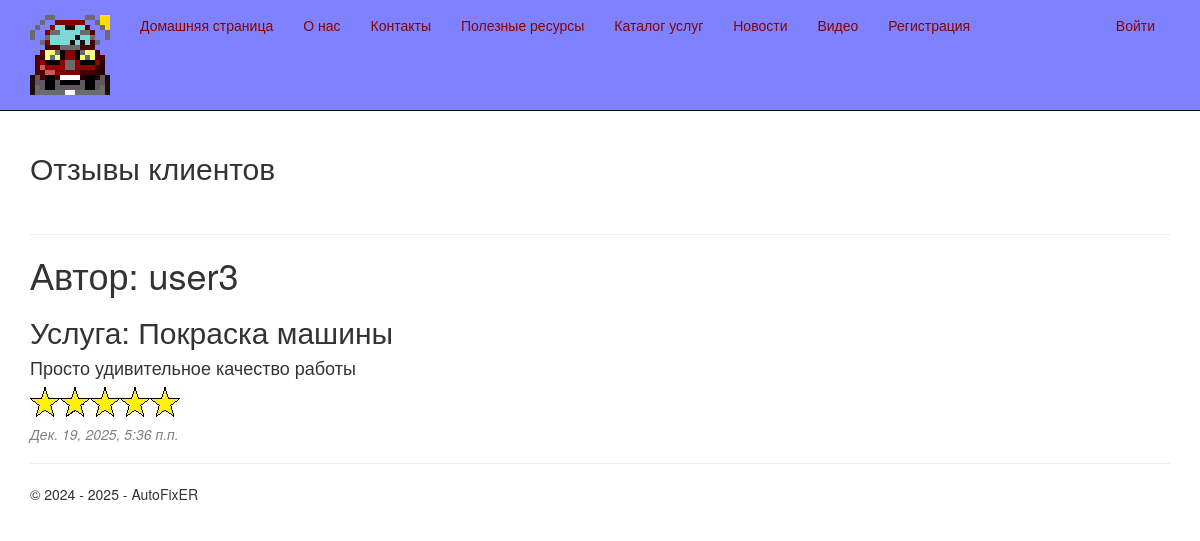
/review/, run on an earlier commit of the app's database.
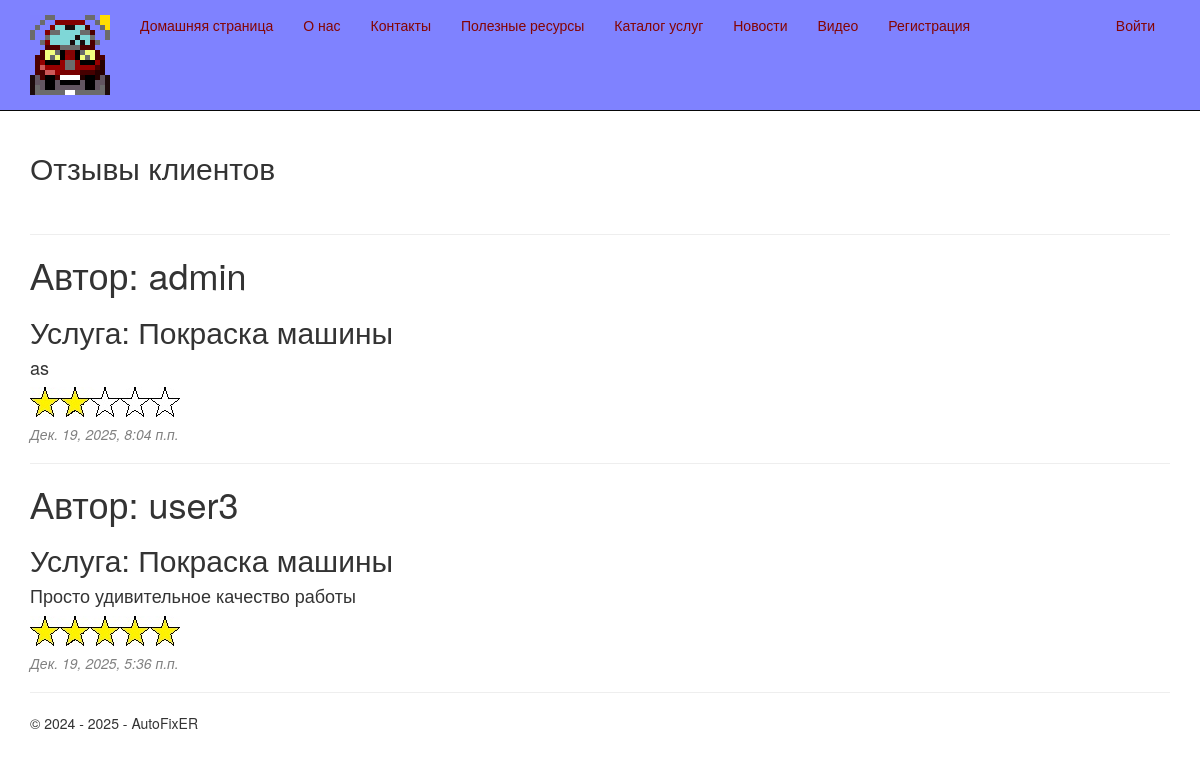
And on a later commit of the database.
### app/models.py (models this page shows, shortened)
class Review(models.Model):
    RATING_CHOICES = [
        (1, 'Плохо'),
        (2, 'Удовлетворительно'),
        (3, 'Нормально'),
        (4, 'Хорошо'),
        (5, 'Отлично'),
    ]
    service = models.ForeignKey(Service, null=True, blank=True, on_delete = models.SET_NULL, verbose_name = "Услуга")
    author = models.ForeignKey(User, null=True, blank=True, on_delete = models.SET_NULL, verbose_name = "Автор")
    rating = models.PositiveSmallIntegerField(choices=RATING_CHOICES, default=3, verbose_name = "Оценка")
    comment = models.TextField(blank=True, null=True, verbose_name = "Комментарий")
    created = models.DateTimeField(default=datetime.now(), db_index=True, verbose_name="Создан")
    updated = models.DateTimeField(default=datetime.now(), db_index=True, verbose_name="Изменён")
    class Meta:
        db_table = "Reviews" # имя таблицы для модели
        ordering = ["-id"] # порядок сортировки данных в модели ("-" означает по убыванию)
        verbose_name = "отзыв"
        verbose_name_plural = "отзывы"

class Service(models.Model):
    title = models.CharField(max_length=100, verbose_name="Заголовок")
    description = models.TextField(verbose_name="Краткое содержание")
    content = models.TextField(verbose_name="Полное содержание")
    price = models.IntegerField(default=0, verbose_name="Цена")
    image = models.FileField(default='temp.jpg', verbose_name='Путь к картинке')
    category = models.CharField(default='', max_length=100, verbose_name="Категория")
    class Meta:
        db_table = "Services" # имя таблицы для модели
        ordering = ["-price"] # порядок сортировки данных в модели ("-" означает по убыванию)
        verbose_name = "услуга"
        verbose_name_plural = "услуги"

### app/views.py (the view)
# urls.py: path('review/', views.review, name='review'),
def review(request):
    assert isinstance(request, HttpRequest)
    reviews = Review.objects.all()
    return render(
        request,
        'app/review.html',
        {
            'title':'Отзывы клиентов',
            'reviews': reviews,
            'year':datetime.now().year,
            }
        )

### app/templates/app/review.html (shortened to what this page needs)
{% extends "app/layout.html" %}
{% block content %}
<h2>{{ title }}</h2>
<br />
{% for review in reviews %}
<hr />
<div class="">
    <h1> Автор: {{review.author.username}} </h1>
    <h2> Услуга: {{review.service.title}} </h2>
    <h4> {{review.comment}} </h4>
    {% load staticfiles %}
    {% if review.rating == 2 %}
    <img src="{% static 'app/content/r_2.jpg' %}" alt="R_2" />
    {% endif %}
    {% if review.rating == 5 %}
    <img src="{% static 'app/content/r_5.jpg' %}" alt="R_5" />
    {% endif %}
    <h5> {{review.updated}}</h5>
</div>
{% endfor %}
{% endblock %}

What changed in the data, as far as the page shows it:
added Review: author.username "admin", service "Покраска машины", comment "as", rating 2 (drawn), updated "Дек. 19, 2025, 8:04 п.п."
